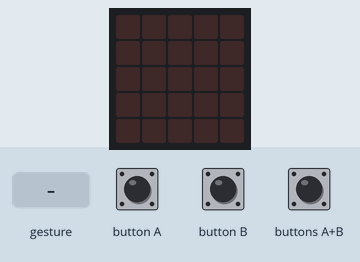
Bench run of a program on a simulated BBC micro:bit (MakeCode). Shown: the board's 5×5 LED display. The inputs (shaded band) are chosen by the test bench. A tilt is held for 1.5 s and a shake lasts 1 s, then the board lies face up again.

Above: at 1.2 s.
1.3 s: button A pressed for 0.15 s
At 1.8 s:
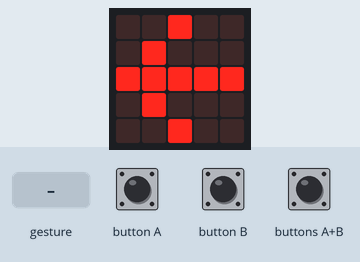
4.3 s: buttons A+B pressed for 1 s
At 5.7 s:
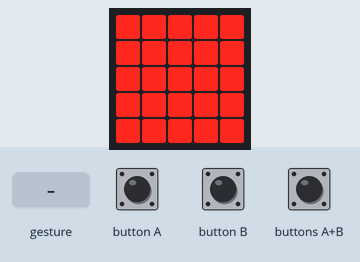
8.3 s: button B pressed for 0.15 s
At 10.5 s:
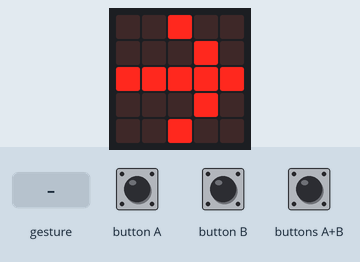
11.4 s: gesture 'shake'
At 13.6 s:
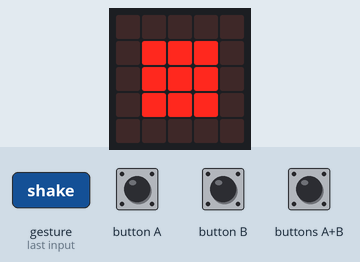
14.4 s: buttons A+B pressed for 0.15 s
At 16.6 s:
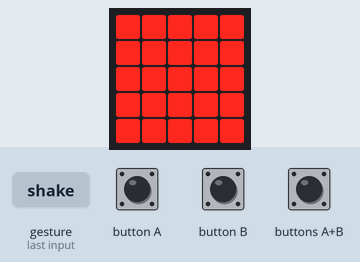
Timing chart, 0 to 18.1 s (numbered marks = the images above; inputs shaded):
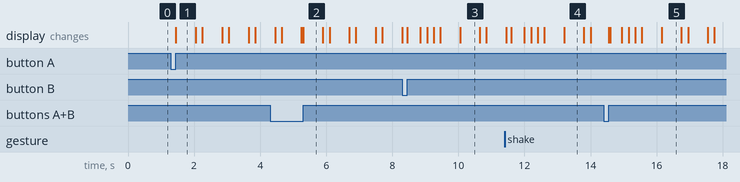

Measured:
- after the input at 1.3 s, the display: changes after 0.15 s (image 1)
- after the input at 4.3 s, the display: first differs from a run without the input after 1.0 s (image 2)
- after the input at 8.3 s, the display: first differs from a run without the input after 0.15 s (image 3)
- after the input at 11.4 s, the display: first differs from a run without the input after 0.20 s (image 4)
- after the input at 14.4 s, the display: changes after 0.15 s (image 5)
- what the display in image 1 shows lasts 0.6 s, from 1.5 s to 2.1 s

The program:

main.ts
```typescript
input.onButtonPressed(Button.A, function () {
    for (let index = 0; index < 5; index++) {
        basic.showLeds(`
            . . # . .
            . # . . .
            # # # # #
            . # . . .
            . . # . .
            `)
        basic.pause(200)
        basic.clearScreen()
        basic.pause(200)
    }
})
input.onGesture(Gesture.Shake, function () {
    for (let index = 0; index < 5; index++) {
        basic.showLeds(`
            . . . . .
            . # # # .
            . # # # .
            . # # # .
            . . . . .
            `)
        basic.pause(200)
        basic.clearScreen()
        basic.pause(200)
    }
})
input.onButtonPressed(Button.AB, function () {
    for (let index = 0; index < 5; index++) {
        basic.showLeds(`
            # # # # #
            # # # # #
            # # # # #
            # # # # #
            # # # # #
            `)
        basic.pause(200)
        basic.clearScreen()
        basic.pause(200)
    }
})
input.onButtonPressed(Button.B, function () {
    for (let index = 0; index < 5; index++) {
        basic.showLeds(`
            . . # . .
            . . . # .
            # # # # #
            . . . # .
            . . # . .
            `)
        basic.pause(200)
        basic.clearScreen()
        basic.pause(200)
    }
})
let frenon = 0
```

test.ts
```typescript
// aquí va el archivo "tests"; esto no se compilará cuando este paquete se utilice como una extensión.
```
